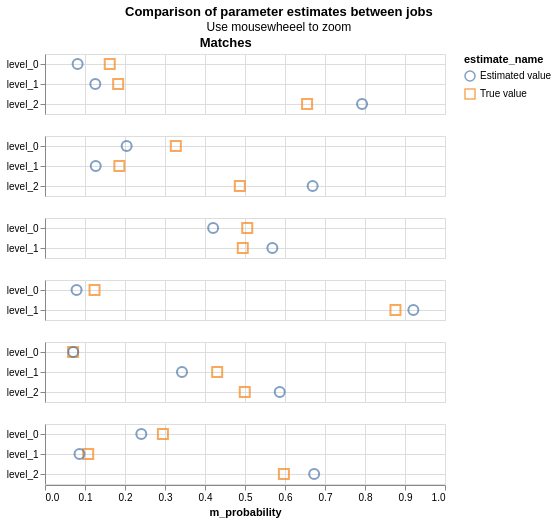

Describe this chart as a Vega-Lite specification.
### Vega-Lite specification from a JSON file in a GitHub repository (floating-point values rounded to 4 significant figures)
{"config": {"view": {"continuousWidth": 400, "continuousHeight": 300}, "title": {"anchor": "middle"}}, "hconcat": [{"mark": {"type": "point", "filled": false, "opacity": 0.7, "size": 100}, "encoding": {"color": {"type": "nominal", "field": "estimate_name"}, "row": {"type": "nominal", "field": "column_name", "header": {"labels": false}, "sort": {"field": "gamma_index"}, "title": null}, "shape": {"type": "nominal", "field": "estimate_name", "scale": {"range": ["circle", "square", "triangle", "diamond", "cross"]}}, "tooltip": [{"type": "nominal", "field": "column_name"}, {"type": "nominal", "field": "estimate_name"}, {"type": "quantitative", "field": "m_probability"}, {"type": "quantitative", "field": "u_probability"}], "x": {"type": "quantitative", "field": "m_probability", "scale": {"domain": [0, 1]}}, "y": {"type": "nominal", "axis": {"grid": true, "title": null}, "field": "level_name"}}, "resolve": {"scale": {"y": "independent"}}, "selection": {"selector076": {"type": "interval", "bind": "scales", "encodings": ["x", "y"]}}, "title": "Matches", "transform": [{"filter": "(datum.gamma_index !== 1000001)"}]}], "data": {"name": "data-ba1a6a87f933966b61db6e8365350111"}, "title": {"text": "Comparison of parameter estimates between jobs", "subtitle": "Use mousewheeel to zoom"}, "$schema": "https://vega.github.io/schema/vega-lite/v4.8.1.json", "datasets": {"data-ba1a6a87f933966b61db6e8365350111": [{"m_probability": 0.1619, "u_probability": 0.9987, "bayes_factor": 0.1621, "log2_bayes_factor": -2.625, "gamma_column_name": "gamma_surname_std", "level_name": "level_0", "gamma_index": 0, "column_name": "surname_std", "max_gamma_index": 2, "num_levels": 3, "level_proportion": null, "estimate_name": "True value"}, {"m_probability": 0.1829, "u_probability": 0.0008623, "bayes_factor": 212.2, "log2_bayes_factor": 7.729, "gamma_column_name": "gamma_surname_std", "level_name": "level_1", "gamma_index": 1, "column_name": "surname_std", "max_gamma_index": 2, "num_levels": 3, "level_proportion": null, "estimate_name": "True value"}, {"m_probability": 0.6552, "u_probability": 0.0004769, "bayes_factor": 1374.0, "log2_bayes_factor": 10.42, "gamma_column_name": "gamma_surname_std", "level_name": "level_2", "gamma_index": 2, "column_name": "surname_std", "max_gamma_index": 2, "num_levels": 3, "level_proportion": null, "estimate_name": "True value"}, {"m_probability": 0.08152, "u_probability": 0.9986, "bayes_factor": 0.08163, "log2_bayes_factor": -3.615, "gamma_column_name": "gamma_surname_std", "level_name": "level_0", "gamma_index": 0, "column_name": "surname_std", "max_gamma_index": 2, "num_levels": 3, "level_proportion": null, "estimate_name": "Estimated value"}, {"m_probability": 0.1258, "u_probability": 0.0008935, "bayes_factor": 140.8, "log2_bayes_factor": 7.137, "gamma_column_name": "gamma_surname_std", "level_name": "level_1", "gamma_index": 1, "column_name": "surname_std", "max_gamma_index": 2, "num_levels": 3, "level_proportion": null, "estimate_name": "Estimated value"}, {"m_probability": 0.7927, "u_probability": 0.0004711, "bayes_factor": 1683.0, "log2_bayes_factor": 10.72, "gamma_column_name": "gamma_surname_std", "level_name": "level_2", "gamma_index": 2, "column_name": "surname_std", "max_gamma_index": 2, "num_levels": 3, "level_proportion": null, "estimate_name": "Estimated value"}, {"m_probability": 0.327, "u_probability": 0.9925, "bayes_factor": 0.3295, "log2_bayes_factor": -1.602, "gamma_column_name": "gamma_forename1_std", "level_name": "level_0", "gamma_index": 0, "column_name": "forename1_std", "max_gamma_index": 2, "num_levels": 3, "level_proportion": null, "estimate_name": "True value"}, {"m_probability": 0.1859, "u_probability": 0.002784, "bayes_factor": 66.77, "log2_bayes_factor": 6.061, "gamma_column_name": "gamma_forename1_std", "level_name": "level_1", "gamma_index": 1, "column_name": "forename1_std", "max_gamma_index": 2, "num_levels": 3, "level_proportion": null, "estimate_name": "True value"}, {"m_probability": 0.4871, "u_probability": 0.004721, "bayes_factor": 103.2, "log2_bayes_factor": 6.689, "gamma_column_name": "gamma_forename1_std", "level_name": "level_2", "gamma_index": 2, "column_name": "forename1_std", "max_gamma_index": 2, "num_levels": 3, "level_proportion": null, "estimate_name": "True value"}, {"m_probability": 0.2041, "u_probability": 0.9928, "bayes_factor": 0.2056, "log2_bayes_factor": -2.282, "gamma_column_name": "gamma_forename1_std", "level_name": "level_0", "gamma_index": 0, "column_name": "forename1_std", "max_gamma_index": 2, "num_levels": 3, "level_proportion": null, "estimate_name": "Estimated value"}, {"m_probability": 0.1268, "u_probability": 0.002516, "bayes_factor": 50.41, "log2_bayes_factor": 5.656, "gamma_column_name": "gamma_forename1_std", "level_name": "level_1", "gamma_index": 1, "column_name": "forename1_std", "max_gamma_index": 2, "num_levels": 3, "level_proportion": null, "estimate_name": "Estimated value"}, {"m_probability": 0.6691, "u_probability": 0.004667, "bayes_factor": 143.4, "log2_bayes_factor": 7.163, "gamma_column_name": "gamma_forename1_std", "level_name": "level_2", "gamma_index": 2, "column_name": "forename1_std", "max_gamma_index": 2, "num_levels": 3, "level_proportion": null, "estimate_name": "Estimated value"}, {"m_probability": 0.5056, "u_probability": 0.9943, "bayes_factor": 0.5085, "log2_bayes_factor": -0.9757, "gamma_column_name": "gamma_forename2_std", "level_name": "level_0", "gamma_index": 0, "column_name": "forename2_std", "max_gamma_index": 1, "num_levels": 2, "level_proportion": null, "estimate_name": "True value"}, {"m_probability": 0.4944, "u_probability": 0.00574, "bayes_factor": 86.14, "log2_bayes_factor": 6.429, "gamma_column_name": "gamma_forename2_std", "level_name": "level_1", "gamma_index": 1, "column_name": "forename2_std", "max_gamma_index": 1, "num_levels": 2, "level_proportion": null, "estimate_name": "True value"}, {"m_probability": 0.4203, "u_probability": 0.994, "bayes_factor": 0.4229, "log2_bayes_factor": -1.242, "gamma_column_name": "gamma_forename2_std", "level_name": "level_0", "gamma_index": 0, "column_name": "forename2_std", "max_gamma_index": 1, "num_levels": 2, "level_proportion": null, "estimate_name": "Estimated value"}, {"m_probability": 0.5684, "u_probability": 0.005969, "bayes_factor": 95.23, "log2_bayes_factor": 6.573, "gamma_column_name": "gamma_forename2_std", "level_name": "level_1", "gamma_index": 1, "column_name": "forename2_std", "max_gamma_index": 1, "num_levels": 2, "level_proportion": null, "estimate_name": "Estimated value"}, {"m_probability": 0.1238, "u_probability": 0.9629, "bayes_factor": 0.1286, "log2_bayes_factor": -2.959, "gamma_column_name": "gamma_occupation", "level_name": "level_0", "gamma_index": 0, "column_name": "occupation", "max_gamma_index": 1, "num_levels": 2, "level_proportion": null, "estimate_name": "True value"}, {"m_probability": 0.8762, "u_probability": 0.03714, "bayes_factor": 23.59, "log2_bayes_factor": 4.56, "gamma_column_name": "gamma_occupation", "level_name": "level_1", "gamma_index": 1, "column_name": "occupation", "max_gamma_index": 1, "num_levels": 2, "level_proportion": null, "estimate_name": "True value"}, {"m_probability": 0.07892, "u_probability": 0.9585, "bayes_factor": 0.08233, "log2_bayes_factor": -3.602, "gamma_column_name": "gamma_occupation", "level_name": "level_0", "gamma_index": 0, "column_name": "occupation", "max_gamma_index": 1, "num_levels": 2, "level_proportion": null, "estimate_name": "Estimated value"}, {"m_probability": 0.9209, "u_probability": 0.04146, "bayes_factor": 22.21, "log2_bayes_factor": 4.473, "gamma_column_name": "gamma_occupation", "level_name": "level_1", "gamma_index": 1, "column_name": "occupation", "max_gamma_index": 1, "num_levels": 2, "level_proportion": null, "estimate_name": "Estimated value"}, {"m_probability": 0.07015, "u_probability": 0.9954, "bayes_factor": 0.07048, "log2_bayes_factor": -3.827, "gamma_column_name": "gamma_dob", "level_name": "level_0", "gamma_index": 0, "column_name": "dob", "max_gamma_index": 2, "num_levels": 3, "level_proportion": null, "estimate_name": "True value"}, {"m_probability": 0.4305, "u_probability": 0.0043, "bayes_factor": 100.1, "log2_bayes_factor": 6.646, "gamma_column_name": "gamma_dob", "level_name": "level_1", "gamma_index": 1, "column_name": "dob", "max_gamma_index": 2, "num_levels": 3, "level_proportion": null, "estimate_name": "True value"}, {"m_probability": 0.4994, "u_probability": 0.0003154, "bayes_factor": 1583.0, "log2_bayes_factor": 10.63, "gamma_column_name": "gamma_dob", "level_name": "level_2", "gamma_index": 2, "column_name": "dob", "max_gamma_index": 2, "num_levels": 3, "level_proportion": null, "estimate_name": "True value"}, {"m_probability": 0.07059, "u_probability": 0.9951, "bayes_factor": 0.07094, "log2_bayes_factor": -3.817, "gamma_column_name": "gamma_dob", "level_name": "level_0", "gamma_index": 0, "column_name": "dob", "max_gamma_index": 2, "num_levels": 3, "level_proportion": null, "estimate_name": "Estimated value"}, {"m_probability": 0.3425, "u_probability": 0.004581, "bayes_factor": 74.76, "log2_bayes_factor": 6.224, "gamma_column_name": "gamma_dob", "level_name": "level_1", "gamma_index": 1, "column_name": "dob", "max_gamma_index": 2, "num_levels": 3, "level_proportion": null, "estimate_name": "Estimated value"}, {"m_probability": 0.5869, "u_probability": 0.0003124, "bayes_factor": 1878.0, "log2_bayes_factor": 10.88, "gamma_column_name": "gamma_dob", "level_name": "level_2", "gamma_index": 2, "column_name": "dob", "max_gamma_index": 2, "num_levels": 3, "level_proportion": null, "estimate_name": "Estimated value"}, {"m_probability": 0.2948, "u_probability": 0.9999, "bayes_factor": 0.2948, "log2_bayes_factor": -1.762, "gamma_column_name": "gamma_postcode", "level_name": "level_0", "gamma_index": 0, "column_name": "postcode", "max_gamma_index": 2, "num_levels": 3, "level_proportion": null, "estimate_name": "True value"}, {"m_probability": 0.108, "u_probability": 5.298e-05, "bayes_factor": 2038.0, "log2_bayes_factor": 10.99, "gamma_column_name": "gamma_postcode", "level_name": "level_1", "gamma_index": 1, "column_name": "postcode", "max_gamma_index": 2, "num_levels": 3, "level_proportion": null, "estimate_name": "True value"}, {"m_probability": 0.5972, "u_probability": 1.647e-05, "bayes_factor": 36270.0, "log2_bayes_factor": 15.15, "gamma_column_name": "gamma_postcode", "level_name": "level_2", "gamma_index": 2, "column_name": "postcode", "max_gamma_index": 2, "num_levels": 3, "level_proportion": null, "estimate_name": "True value"}, {"m_probability": 0.2408, "u_probability": 0.9999, "bayes_factor": 0.2408, "log2_bayes_factor": -2.054, "gamma_column_name": "gamma_postcode", "level_name": "level_0", "gamma_index": 0, "column_name": "postcode", "max_gamma_index": 2, "num_levels": 3, "level_proportion": null, "estimate_name": "Estimated value"}, {"m_probability": 0.08629, "u_probability": 6.218e-05, "bayes_factor": 1388.0, "log2_bayes_factor": 10.44, "gamma_column_name": "gamma_postcode", "level_name": "level_1", "gamma_index": 1, "column_name": "postcode", "max_gamma_index": 2, "num_levels": 3, "level_proportion": null, "estimate_name": "Estimated value"}, {"m_probability": 0.6729, "u_probability": 1.591e-05, "bayes_factor": 42290.0, "log2_bayes_factor": 15.37, "gamma_column_name": "gamma_postcode", "level_name": "level_2", "gamma_index": 2, "column_name": "postcode", "max_gamma_index": 2, "num_levels": 3, "level_proportion": null, "estimate_name": "Estimated value"}]}}
